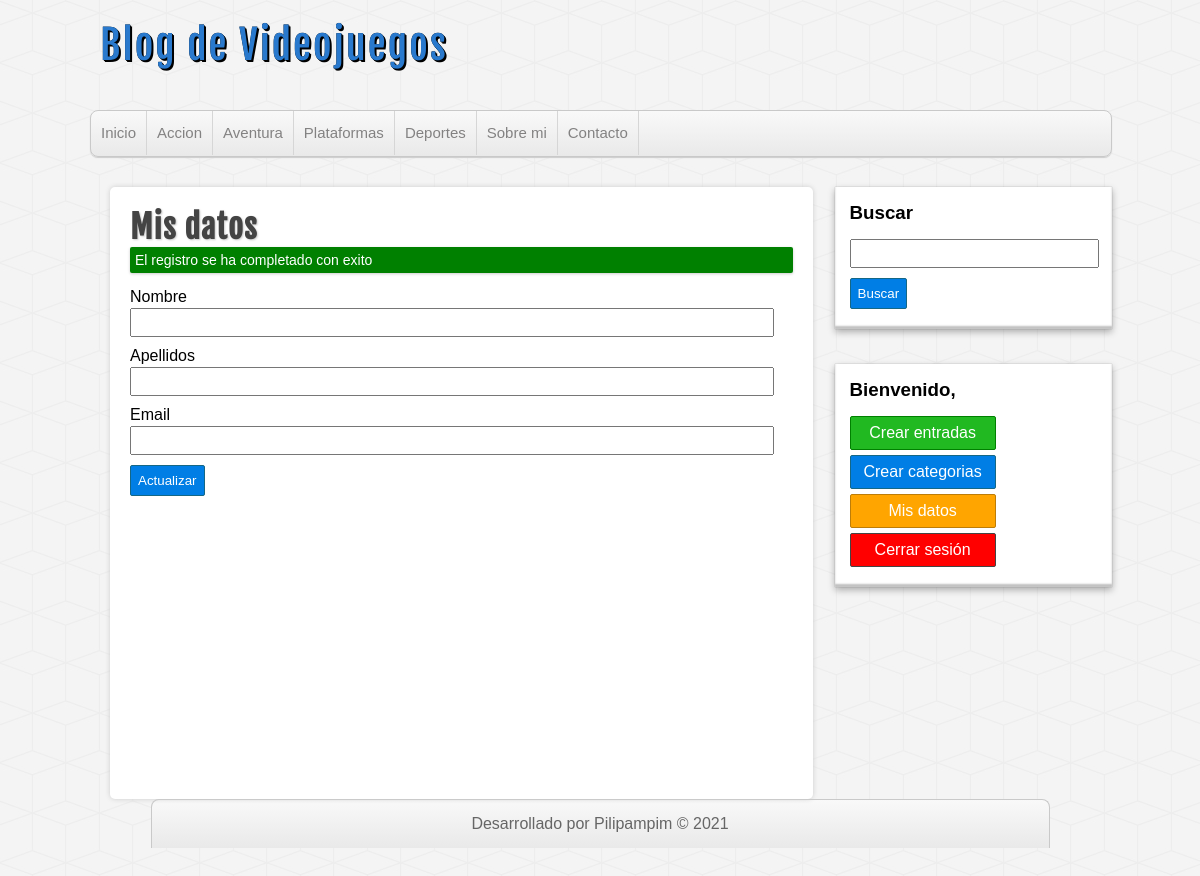
The page /mis-datos.php (signed in) on the database its author committed.
### tables this page shows
CREATE TABLE categorias(
id      int(255) auto_increment not null,
nombre  varchar(100),
CONSTRAINT pk_categorias PRIMARY KEY(id)
);

### includes/helpers.php (called while the page is built, shortened)
<?php
function conseguirCategorias($conexion)
{
    $sql = "SELECT * FROM categorias ORDER BY id ASC;";
    $categorias = mysqli_query($conexion, $sql);
    $resultado = array();
    if ($categorias && mysqli_num_rows($categorias) >= 0) {
        $resultado = $categorias;
    }
    return $resultado;
}

### includes/cabecera.php (the view, shortened to what this page needs)
<?php require_once 'conexion.php'; ?>
<?php require_once 'includes/helpers.php'; ?>
<!DOCTYPE html>
<html lang="en">
<head>
    <link rel="stylesheet" href="assets/css/style.css">
</head>
<body>
    <header id="cabecera">
        <div id="logo">
            <a href="index.php">
                Blog de Videojuegos
            </a>
        </div>
        <nav id="menu">
            <ul>
                <li>
                    <a href="index.php">Inicio</a>
                </li>
                <?php
                $categorias = conseguirCategorias($db);
                if (!empty($categorias)) :
                    while ($categoria = mysqli_fetch_assoc($categorias)) : ?>
                        <li>
                            <a href="categoria.php?id=<?= $categoria['id'] ?>"><?= $categoria['nombre'] ?></a>
                        </li>
                <?php
                    endwhile;
                endif;
                ?>
                <li>
                    <a href="index.php">Sobre mi</a>
                </li>
                <li>
                    <a href="index.php">Contacto</a>
                </li>
            </ul>
        </nav>
    </header>
    <div id="contenedor">

### assets/css/style.css (style rules this page uses)
* { margin: 0px; padding: 0px; font-family: sans-serif, Helvetica, Arial; text-decoration: none; }
body { background: url(../img/cubes.png) #F4F4F4; }
#cabecera { width: 85%; height: auto; background: transparent; margin: 0px auto; }
#logo { float:left; width: 540px; height: 110px; }
#logo a { font-family: "fajala", Helvetica; font-size: 40px; letter-spacing: 2px; color: #2979CD; text-shadow: 0px 0px 0px black, 1px 1px 0px black, 2px 2px 0px black; transition: all 500ms; line-height: 90px; margin-left: 10px; }
#menu { clear: both; width: 100%; height: 45px; background: linear-gradient(to bottom, #f9f9f9 0px, #e9e9e9 100%); border: 1px solid #C9C9C9; border-radius: 8px; box-shadow: 0px 1px 1px #ccc; overflow: hidden; }
#menu ul { list-style: none; }
#menu ul li { float: left; line-height: 44px; border-right: 1px solid #D6D6D6; }
#menu ul li a { display: block; padding-left: 10px; padding-right: 10px; font-size: 15px; color: #838282; }
#contenedor { width: 85%; height: auto; margin: 0px auto; margin-top: 30px; margin-bottom: 30px; }

### rows shown on the page
categorias: nombre "Accion"
categorias: nombre "Aventura"
categorias: nombre "Plataformas"
categorias: nombre "Deportes"

### other values the page prints
$_SESSION['completado'] "El registro se ha completado con exito"
